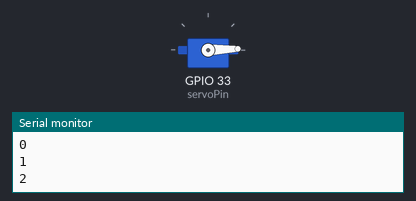
A sketch run on a simulated ESP32. Shown: servo, the last lines printed to the serial monitor.

Above: at 0.05 s.
At 1.75 s:
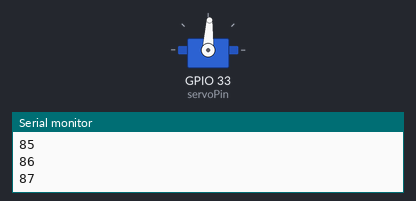
At 3.45 s:
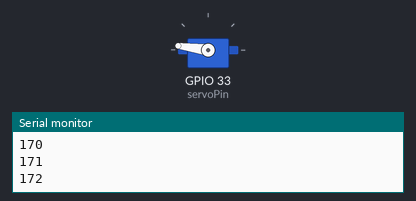
At 6.9 s:
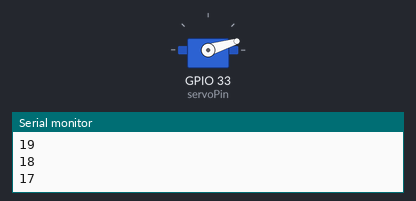
Timing chart, 0 to 9.4 s (numbered marks = the images above):
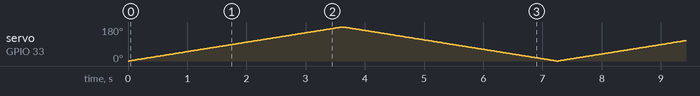

The sketch:

Servo_Motor.ino
```cpp
#include <ESP32Servo.h>

const int servoPin = 33;

Servo servo;

void setup() {
  Serial.begin(9600);
  servo.attach(servoPin);
}

void loop() {
  for(int pos = 0; pos <= 180; pos++) {
      servo.write(pos);
      Serial.println(pos);
      delay(20);
  }

  for(int pos = 180; pos >= 0; pos--) {
      servo.write(pos);
      Serial.println(pos);
      delay(20);
    }

}
```
